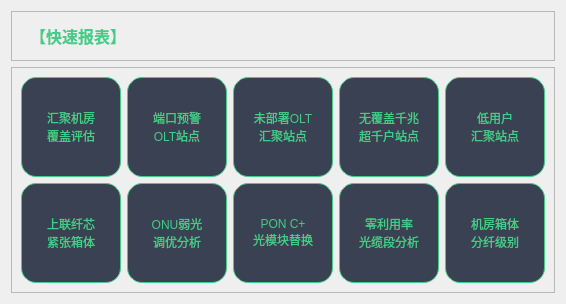
         <widget class="QWidget" name="kpiPage">
          <layout class="QVBoxLayout" name="verticalLayout_20">
           <item>
            <widget class="QFrame" name="frame_19">
             <property name="sizePolicy">
              <sizepolicy hsizetype="Preferred" vsizetype="Maximum">
               <horstretch>0</horstretch>
               <verstretch>0</verstretch>
              </sizepolicy>
             </property>
             <property name="maximumSize">
              <size>
               <width>16777215</width>
               <height>50</height>
              </size>
             </property>
             <property name="frameShape">
              <enum>QFrame::StyledPanel</enum>
             </property>
             <property name="frameShadow">
              <enum>QFrame::Raised</enum>
             </property>
             <layout class="QHBoxLayout" name="horizontalLayout_18">
              <item>
               <widget class="QLabel" name="label_34">
                <property name="styleSheet">
                 <string notr="true">QLabel {
    color: #44cc88;
    background-color: transparent;
    padding: 5px;
    font-size: 16px;
    font-weight: bold;
}</string>
                </property>
                <property name="text">
                 <string>【快速报表】</string>
                </property>
               </widget>
              </item>
             </layout>
            </widget>
           </item>
           <item>
            <widget class="QFrame" name="frame_18">
             <property name="frameShape">
              <enum>QFrame::StyledPanel</enum>
             </property>
             <property name="frameShadow">
              <enum>QFrame::Raised</enum>
             </property>
             <layout class="QGridLayout" name="gridLayout">
              <item row="0" column="0">
               <widget class="QPushButton" name="writeAggrHouseBtn">
                <property name="sizePolicy">
                 <sizepolicy hsizetype="Minimum" vsizetype="Maximum">
                  <horstretch>0</horstretch>
                  <verstretch>0</verstretch>
                 </sizepolicy>
                </property>
                <property name="minimumSize">
                 <size>
                  <width>100</width>
                  <height>100</height>
                 </size>
                </property>
                <property name="maximumSize">
                 <size>
                  <width>100</width>
                  <height>100</height>
                 </size>
                </property>
                <property name="styleSheet">
                 <string notr="true">QPushButton {
        background-color: rgb(58, 65, 82);
        color: #44cc88;
        border-radius: 15px;
        border: 1px solid #44cc88;
        padding: 5px;
        font: 700 11pt;
    }
    QPushButton:hover {
        background-color: rgb(70, 77, 94);
    }
    QPushButton:pressed {
        background-color: rgb(46, 53, 70);
    }</string>
                </property>
                <property name="text">
                 <string>汇聚机房
覆盖评估</string>
                </property>
               </widget>
              </item>
              <item row="0" column="1">
               <widget class="QPushButton" name="redOltPortSiteBtn">
                <property name="sizePolicy">
                 <sizepolicy hsizetype="Minimum" vsizetype="Maximum">
                  <horstretch>0</horstretch>
                  <verstretch>0</verstretch>
                 </sizepolicy>
                </property>
                <property name="minimumSize">
                 <size>
                  <width>100</width>
                  <height>100</height>
                 </size>
                </property>
                <property name="maximumSize">
                 <size>
                  <width>100</width>
                  <height>100</height>
                 </size>
                </property>
                <property name="styleSheet">
                 <string notr="true">QPushButton {
        background-color: rgb(58, 65, 82);
        color: #44cc88;
        border-radius: 15px;
        border: 1px solid #44cc88;
        padding: 5px;
        font: 700 11pt;
    }
    QPushButton:hover {
        background-color: rgb(70, 77, 94);
    }
    QPushButton:pressed {
        background-color: rgb(46, 53, 70);
    }</string>
                </property>
                <property name="text">
                 <string>端口预警
OLT站点</string>
                </property>
               </widget>
              </item>
              <item row="0" column="2">
               <widget class="QPushButton" name="notOltAggrSiteBtn">
                <property name="sizePolicy">
                 <sizepolicy hsizetype="Minimum" vsizetype="Maximum">
                  <horstretch>0</horstretch>
                  <verstretch>0</verstretch>
                 </sizepolicy>
                </property>
                <property name="minimumSize">
                 <size>
                  <width>100</width>
                  <height>100</height>
                 </size>
                </property>
                <property name="maximumSize">
                 <size>
                  <width>100</width>
                  <height>100</height>
                 </size>
                </property>
                <property name="styleSheet">
                 <string notr="true">QPushButton {
        background-color: rgb(58, 65, 82);
        color: #44cc88;
        border-radius: 15px;
        border: 1px solid #44cc88;
        padding: 5px;
        font: 700 11pt;
    }
    QPushButton:hover {
        background-color: rgb(70, 77, 94);
    }
    QPushButton:pressed {
        background-color: rgb(46, 53, 70);
    }</string>
                </property>
                <property name="text">
                 <string>未部署OLT
汇聚站点</string>
                </property>
               </widget>
              </item>
              <item row="0" column="3">
               <widget class="QPushButton" name="notXgOltBtn">
                <property name="sizePolicy">
                 <sizepolicy hsizetype="Minimum" vsizetype="Maximum">
                  <horstretch>0</horstretch>
                  <verstretch>0</verstretch>
                 </sizepolicy>
                </property>
                <property name="minimumSize">
                 <size>
                  <width>100</width>
                  <height>100</height>
                 </size>
                </property>
                <property name="maximumSize">
                 <size>
                  <width>100</width>
                  <height>100</height>
                 </size>
                </property>
                <property name="styleSheet">
                 <string notr="true">QPushButton {
        background-color: rgb(58, 65, 82);
        color: #44cc88;
        border-radius: 15px;
        border: 1px solid #44cc88;
        padding: 5px;
        font: 700 11pt;
    }
    QPushButton:hover {
        background-color: rgb(70, 77, 94);
    }
    QPushButton:pressed {
        background-color: rgb(46, 53, 70);
    }</string>
                </property>
                <property name="text">
                 <string>无覆盖千兆
超千户站点</string>
                </property>
               </widget>
              </item>
              <item row="0" column="4">
               <widget class="QPushButton" name="blueAggrSiteBtn">
                <property name="sizePolicy">
                 <sizepolicy hsizetype="Minimum" vsizetype="Maximum">
                  <horstretch>0</horstretch>
                  <verstretch>0</verstretch>
                 </sizepolicy>
                </property>
                <property name="minimumSize">
                 <size>
                  <width>100</width>
                  <height>100</height>
                 </size>
                </property>
                <property name="maximumSize">
                 <size>
                  <width>100</width>
                  <height>100</height>
                 </size>
                </property>
                <property name="styleSheet">
                 <string notr="true">QPushButton {
        background-color: rgb(58, 65, 82);
        color: #44cc88;
        border-radius: 15px;
        border: 1px solid #44cc88;
        padding: 5px;
        font: 700 11pt;
    }
    QPushButton:hover {
        background-color: rgb(70, 77, 94);
    }
    QPushButton:pressed {
        background-color: rgb(46, 53, 70);
    }</string>
                </property>
                <property name="text">
                 <string>低用户
汇聚站点</string>
                </property>
               </widget>
              </item>
              <item row="1" column="0">
               <widget class="QPushButton" name="boxUplinkBusyBtn">
                <property name="sizePolicy">
                 <sizepolicy hsizetype="Minimum" vsizetype="Maximum">
                  <horstretch>0</horstretch>
                  <verstretch>0</verstretch>
                 </sizepolicy>
                </property>
                <property name="minimumSize">
                 <size>
                  <width>100</width>
                  <height>100</height>
                 </size>
                </property>
                <property name="maximumSize">
                 <size>
                  <width>100</width>
                  <height>100</height>
                 </size>
                </property>
                <property name="styleSheet">
                 <string notr="true">QPushButton {
        background-color: rgb(58, 65, 82);
        color: #44cc88;
        border-radius: 15px;
        border: 1px solid #44cc88;
        padding: 5px;
        font: 700 11pt;
    }
    QPushButton:hover {
        background-color: rgb(70, 77, 94);
    }
    QPushButton:pressed {
        background-color: rgb(46, 53, 70);
    }</string>
                </property>
                <property name="text">
                 <string>上联纤芯
紧张箱体</string>
                </property>
               </widget>
              </item>
              <item row="1" column="1">
               <widget class="QPushButton" name="onuBtn">
                <property name="sizePolicy">
                 <sizepolicy hsizetype="Minimum" vsizetype="Maximum">
                  <horstretch>0</horstretch>
                  <verstretch>0</verstretch>
                 </sizepolicy>
                </property>
                <property name="minimumSize">
                 <size>
                  <width>100</width>
                  <height>100</height>
                 </size>
                </property>
                <property name="maximumSize">
                 <size>
                  <width>100</width>
                  <height>100</height>
                 </size>
                </property>
                <property name="styleSheet">
                 <string notr="true">QPushButton {
        background-color: rgb(58, 65, 82);
        color: #44cc88;
        border-radius: 15px;
        border: 1px solid #44cc88;
        padding: 5px;
        font: 700 11pt;
    }
    QPushButton:hover {
        background-color: rgb(70, 77, 94);
    }
    QPushButton:pressed {
        background-color: rgb(46, 53, 70);
    }</string>
                </property>
                <property name="text">
                 <string>ONU弱光
调优分析</string>
                </property>
               </widget>
              </item>
              <item row="1" column="2">
               <widget class="QPushButton" name="ponPortBtn">
                <property name="sizePolicy">
                 <sizepolicy hsizetype="Minimum" vsizetype="Maximum">
                  <horstretch>0</horstretch>
                  <verstretch>0</verstretch>
                 </sizepolicy>
                </property>
                <property name="minimumSize">
                 <size>
                  <width>100</width>
                  <height>100</height>
                 </size>
                </property>
                <property name="maximumSize">
                 <size>
                  <width>100</width>
                  <height>100</height>
                 </size>
                </property>
                <property name="styleSheet">
                 <string notr="true">QPushButton {
        background-color: rgb(58, 65, 82);
        color: #44cc88;
        border-radius: 15px;
        border: 1px solid #44cc88;
        padding: 5px;
        font: 700 11pt;
    }
    QPushButton:hover {
        background-color: rgb(70, 77, 94);
    }
    QPushButton:pressed {
        background-color: rgb(46, 53, 70);
    }</string>
                </property>
                <property name="text">
                 <string>PON C+
光模块替换</string>
                </property>
               </widget>
              </item>
              <item row="1" column="3">
               <widget class="QPushButton" name="notUseLineBtn">
                <property name="sizePolicy">
                 <sizepolicy hsizetype="Minimum" vsizetype="Maximum">
                  <horstretch>0</horstretch>
                  <verstretch>0</verstretch>
                 </sizepolicy>
                </property>
                <property name="minimumSize">
                 <size>
                  <width>100</width>
                  <height>100</height>
                 </size>
                </property>
                <property name="maximumSize">
                 <size>
                  <width>100</width>
                  <height>100</height>
                 </size>
                </property>
                <property name="styleSheet">
                 <string notr="true">QPushButton {
        background-color: rgb(58, 65, 82);
        color: #44cc88;
        border-radius: 15px;
        border: 1px solid #44cc88;
        padding: 5px;
        font: 700 11pt;
    }
    QPushButton:hover {
        background-color: rgb(70, 77, 94);
    }
    QPushButton:pressed {
        background-color: rgb(46, 53, 70);
    }</string>
                </property>
                <property name="text">
                 <string>零利用率
光缆段分析</string>
                </property>
               </widget>
              </item>
              <item row="1" column="4">
               <widget class="QPushButton" name="boxLevelBtn">
                <property name="sizePolicy">
                 <sizepolicy hsizetype="Minimum" vsizetype="Maximum">
                  <horstretch>0</horstretch>
                  <verstretch>0</verstretch>
                 </sizepolicy>
                </property>
                <property name="minimumSize">
                 <size>
                  <width>100</width>
                  <height>100</height>
                 </size>
                </property>
                <property name="maximumSize">
                 <size>
                  <width>100</width>
                  <height>100</height>
                 </size>
                </property>
                <property name="styleSheet">
                 <string notr="true">QPushButton {
        background-color: rgb(58, 65, 82);
        color: #44cc88;
        border-radius: 15px;
        border: 1px solid #44cc88;
        padding: 5px;
        font: 700 11pt;
    }
    QPushButton:hover {
        background-color: rgb(70, 77, 94);
    }
    QPushButton:pressed {
        background-color: rgb(46, 53, 70);
    }</string>
                </property>
                <property name="text">
                 <string>机房箱体
分纤级别</string>
                </property>
               </widget>
              </item>
             </layout>
            </widget>
           </item>
          </layout>
         </widget>
